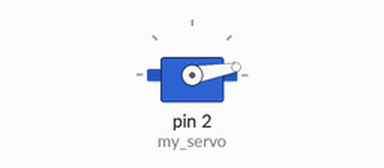
This sketch was run on a simulated Arduino Uno, built with avr-gcc and run on an emulated ATmega328P. On the bench: servo.

Above: at 0.1 s.
At 3.1 s:
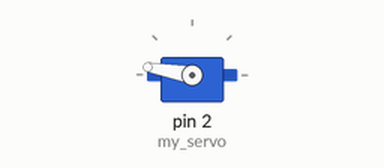
At 6.1 s:
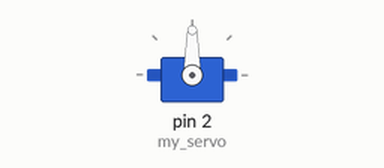
Timing chart, 0 to 7.6 s (numbered marks = the images above):
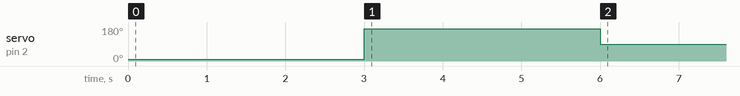

The sketch:

servo_prof_otto.ino
```cpp
#include <Servo.h>
Servo my_servo;


int minim = 10;
int maxim = 170;


void setup() {
  my_servo.attach(2);
  my_servo.write(minim);
delay(3000);
  my_servo.write(maxim);
delay(3000);
}

void loop() {
  my_servo.write(90);

}
```

Measured:
- by itself, servo on pin 2 (my_servo): 10° → 170° at 3.0 s, → 90° 3.0 s later
